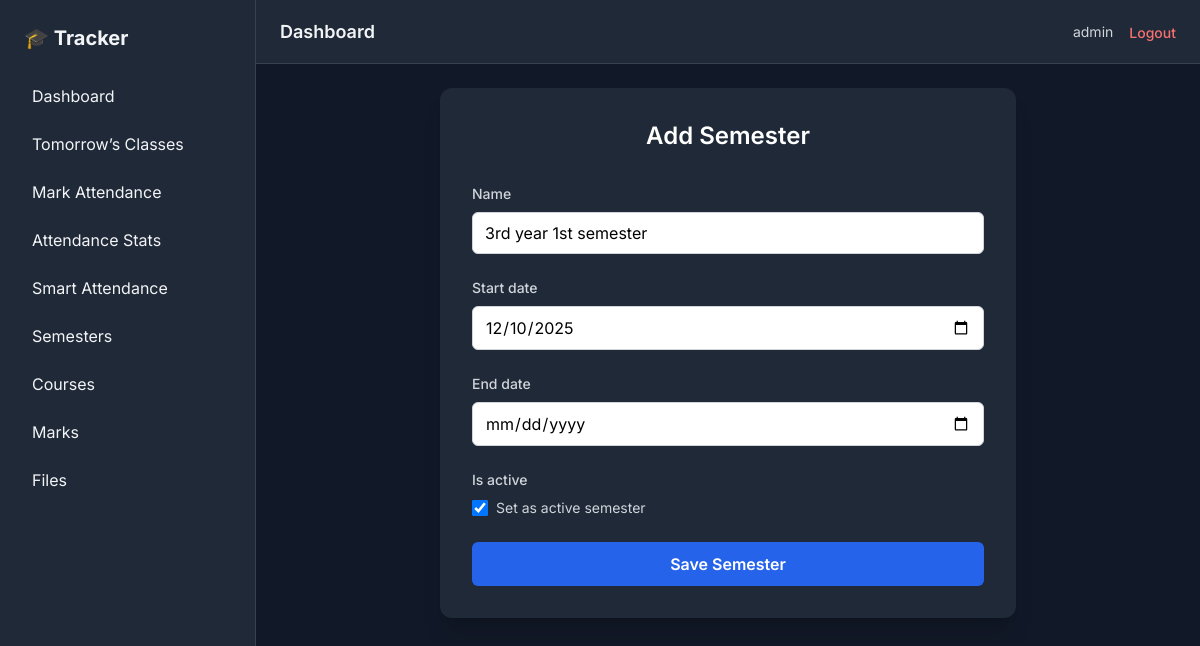
The app's page /semesters/1/edit/ (signed in) with its own data.
### core/models.py (models this page shows, shortened)
class User(AbstractUser):
    email = models.EmailField(unique=True)

class Semester(models.Model):
    user = models.ForeignKey(
        settings.AUTH_USER_MODEL,
        on_delete  = models.CASCADE,
        related_name = 'semesters'
    )
    name = models.CharField(max_length=100)
    start_date = models.DateField()
    end_date = models.DateField(null=True, blank=True)
    is_active  = models.BooleanField(default=False)
    class Meta:
        ordering = ['-start_date']

### core/views.py (the view)
# urls.py: path('semesters/<int:pk>/edit/', views.semester_edit, name='semester_edit'),
@login_required
def semester_edit(request, pk):
    semester = get_object_or_404(
        Semester, pk=pk, user=request.user
    )
    form = SemesterForm(request.POST or None, instance=semester)
    if form.is_valid():
        form.save()
        return redirect('semester_list')
    return render(request, 'semester/form.html', {'form': form})

### core/forms.py
class SemesterForm(forms.ModelForm):
    class Meta:
        model = Semester
        fields = ['name', 'start_date', 'end_date', 'is_active']
        widgets = {
            'name': forms.TextInput(attrs={
                'class': BASE_INPUT_CLASSES,
                'placeholder': 'e.g. Semester 1'
            }),
            'start_date': forms.DateInput(attrs={
                'type': 'date',
                'class': BASE_INPUT_CLASSES
            }),
            'end_date': forms.DateInput(attrs={
                'type': 'date',
                'class': BASE_INPUT_CLASSES
            }),
            'is_active': forms.CheckboxInput(attrs={
                'class': 'h-4 w-4 text-blue-600'
            }),
        }

### templates/semester/form.html (shortened to what this page needs)
{% extends 'base/base.html' %}
{% block content %}
<div class="max-w-xl mx-auto bg-gray-800 p-8 rounded-xl shadow-xl">
    <h2 class="text-2xl font-semibold mb-8 text-white text-center">
        Add Semester
    </h2>
    <form method="post" class="space-y-6">
        {% for field in form %}
            <div>
                <label class="block text-sm font-medium text-gray-300 mb-2">
                    {{ field.label }}
                </label>
                {% if field.field.widget.input_type == "checkbox" %}
                    <div class="flex items-center gap-2">
                        {{ field }}
                        <span class="text-gray-300 text-sm">
                            Set as active semester
                        </span>
                    </div>
                {% else %}
                    {{ field }}
                {% endif %}
            </div>
        {% endfor %}
        <button type="submit"
            class="w-full bg-blue-600 text-white py-2.5 rounded-md font-semibold
                   hover:bg-blue-500 transition duration-200">
            Save Semester
        </button>
    </form>
</div>
{% endblock %}

### templates/base/navbar.html (shortened to what this page needs)
<header class="h-16 bg-gray-800 border-b border-gray-700 flex items-center justify-between px-6">
    <h1 class="text-lg font-semibold">Dashboard</h1>
    <div class="flex items-center gap-4">
        <span class="text-sm text-gray-300">
            {{ request.user.username }}
        </span>
        <form method="post" action="{% url 'logout' %}">
            <button type="submit"
                class="text-red-400 hover:text-red-300 text-sm font-medium">
                Logout
            </button>
        </form>
    </div>
</header>

### templates/base/base.html (style rules this page uses)
body { font-family: 'Inter', sans-serif; }

### records on screen
User: user.username "admin"
Semester: form "3rd year 1st semester" "12/10/2025", form "☑"

### other values on screen
{{ field.label }} "Name" "Start date" "End date" "Is active"
